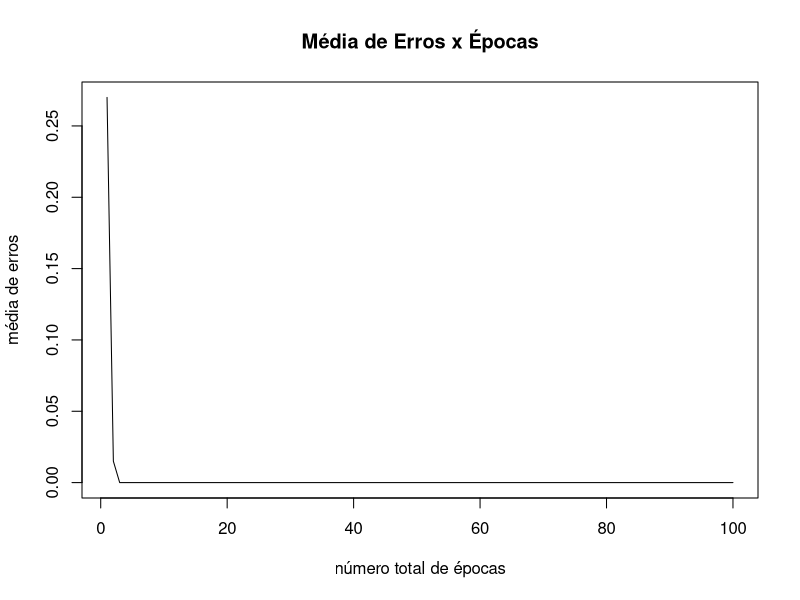
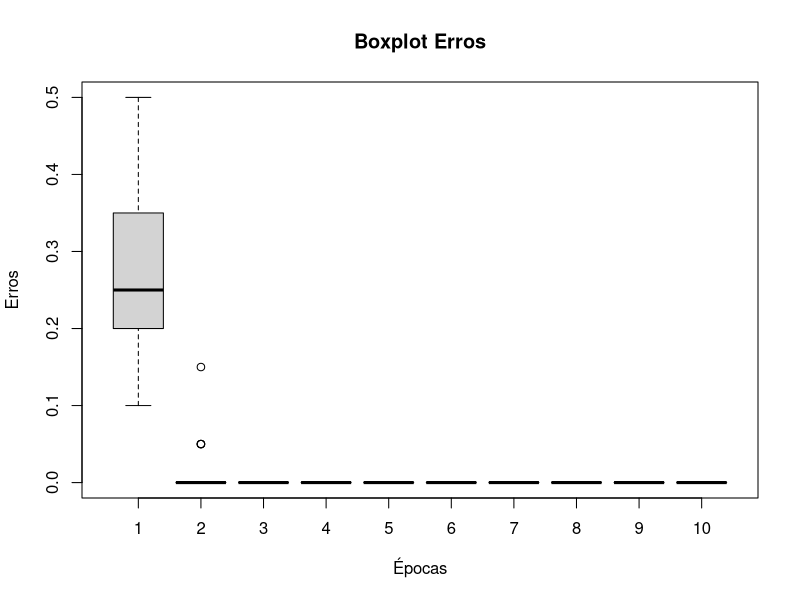
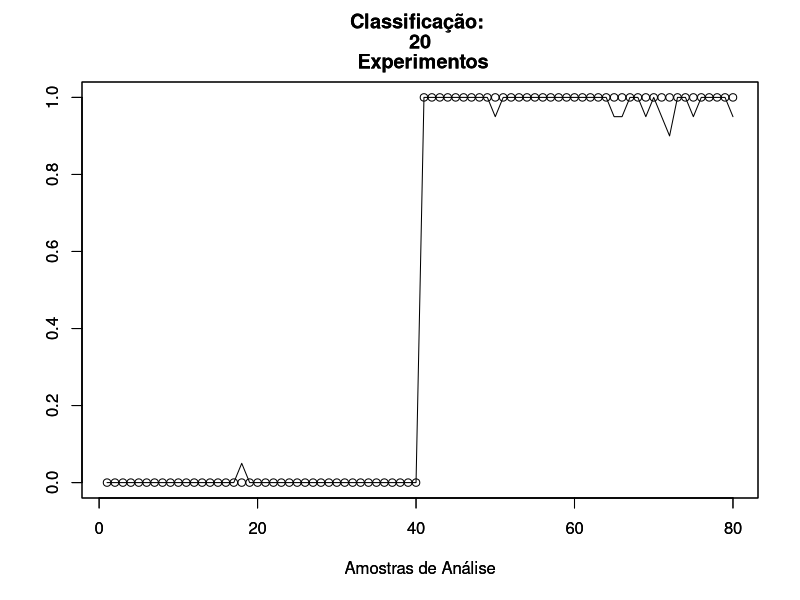
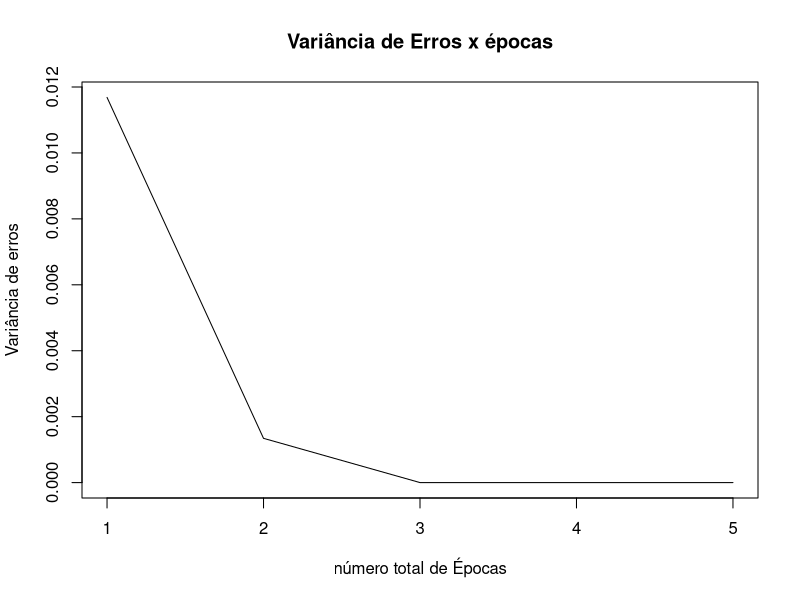
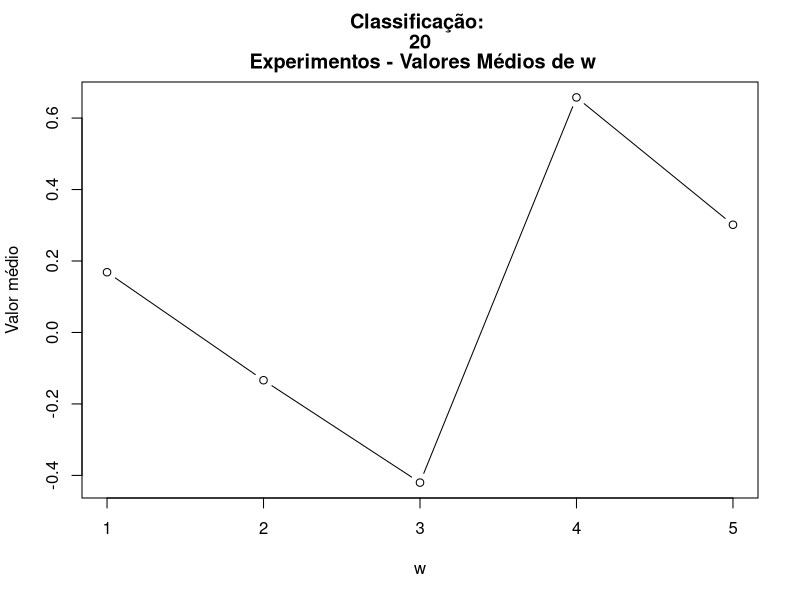
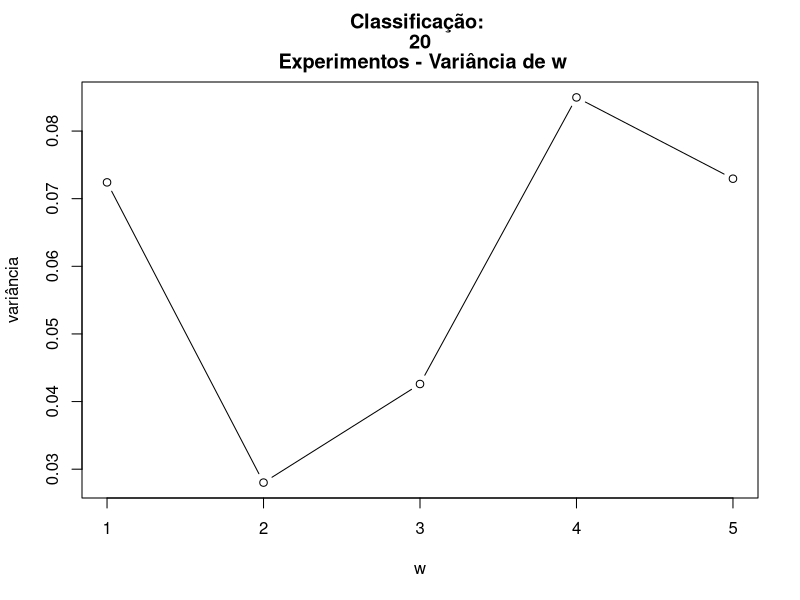

Source code (R) for these figures, in order:
rm(list=ls())
yperceptron<-function(xvec,w,par)

{
  if (par==1) 
    xvec<-cbind(-1,xvec) 
  u<-xvec %*% w
  y<-1.0*((u>=0))
  return ((as.matrix(y)))
}

trainperceptron<-function(xin,yd,eta,tol,maxepocas,par)
  
{
  dimxin<-dim(xin)
  N<-dimxin[1]
  n<-dimxin[2]
  if(par==1){
    wt<-as.matrix(runif(n+1)-0.5)
    xin<-cbind(-1,xin)
  }else wt<-as.matrix(runif(n)-0.5)
  nepocas<-0
  eepoca<-tol+1
  
  #vetor de erro
  evec<-matrix(nrow=1,ncol=maxepocas)
  while((nepocas < maxepocas) && (eepoca > tol))
  {
    ei2<-0
    xseq<-sample(N)
    for(i in 1:N)
    {
      irand<-xseq[i]
      yhati<-1.0*((xin[irand,] %*% wt)>=0)
      ei<-yd[irand]-yhati
      dw<-eta*ei*xin[irand,]
      wt<-wt+dw
      ei2<-ei2+ei*ei
    }
    nepocas<-nepocas+1
    evec[nepocas]<-ei2/N
    eepoca<-evec[nepocas]
  }
  retlist<-list(wt,evec[1:nepocas])
  return(retlist)
}


data(iris)
ntrain<-10

xc1<-iris[1:50,1:4] 
xc2<-iris[76:125,1:4] 

maxteste<-20

erros<-matrix(0,nrow=maxteste,ncol=100)


ytt<-matrix(0,nrow=100-(ntrain*2),ncol=maxteste)

wtt<-matrix(0,nrow=5,ncol=maxteste)

for(t in 1:maxteste){
 
  seqc1<-sample(50)

  xc1treina<-xc1[seqc1[1:ntrain],]
 
  yc1treina<-matrix(0,nrow=ntrain)
  
  seqc2<-sample(50)
  xc2treina<-xc2[seqc2[1:ntrain],]
  yc2treina<-matrix(1,nrow=ntrain)

  xc1teste<-xc1[seqc1[(ntrain+1):50],]
  yc1teste<-matrix(0,nrow=(50-ntrain))
 
  xc2teste<-xc2[seqc2[(ntrain+1):50],]
  yc2teste<-matrix(1,nrow=(50-ntrain))
  
  xin<-as.matrix(rbind(xc1treina,xc2treina))
  yd<-rbind(yc1treina,yc2treina)
  
  xinteste<-as.matrix(rbind(xc1teste,xc2teste))
  yteste<-rbind(yc1teste,yc2teste)
  
  retlist<-trainperceptron(xin,yd,0.1,0.01,100,1)
  
  wt<-as.matrix(unlist(retlist[1]))
  wtt[1:length(wt),t]<-wt[1:length(wt)]
  
  yt<-yperceptron(xinteste,wt,1)
  ytt[1:length(yt),t]<-yt[1:length(yt)]
  
  erroteste<-as.matrix(unlist(retlist[2]))
  
  a<-1
  for(a in 1:length(erroteste)){
    erros[t,a]<-erroteste[a]
  }
}


errosmedios<-matrix(0,nrow=100)

for(b in 1:100){
  errosmedios[b]<-mean(erros[1:maxteste,b])
}

plot(errosmedios,type='l',xlab='número total de épocas',ylab='média de erros',main='Média de Erros x Épocas')

boxplot(erros[,1:10],main='Boxplot Erros',xlab='Épocas',ylab='Erros')

yttmedios<-matrix(0,nrow=100-(2*ntrain))
for(b in 1:(100-(2*ntrain))){
  yttmedios[b]<-mean(ytt[b,1:maxteste])
}
plot(yttmedios, type='l',xlab='Amostras de Análise',ylab='', main=cbind('Classificação: ',maxteste,' Experimentos'))
par(new=T)
plot(yteste, type='p',xlab='Amostras de Análise',ylab='', main=cbind('Classificação: ',maxteste,' Experimentos'))


errosvar<-matrix(0,nrow=100)
for(b in 1:100){
  errosvar[b]<-var(erros[1:maxteste,b])
}

plot(errosvar[1:5],type='l',xlab='número total de Épocas',ylab='Variância de erros',main='Variância de Erros x épocas')

wttmedios<-matrix(0,nrow=5)

for(c in 1:5){
  wttmedios[c]<-mean(wtt[c,1:maxteste])
}
plot(wttmedios, type='b',xlab='w',ylab='Valor médio', main=cbind('Classificação: ',maxteste,' Experimentos - Valores Médios de w'))

wttvar<-matrix(0,nrow=5)

for(c in 1:5){wttvar[c]<-var(wtt[c,1:maxteste])}
plot(wttvar, type='b',xlab='w',ylab='variância', main=cbind('Classificação: ',maxteste,' Experimentos - Variância de w'))
